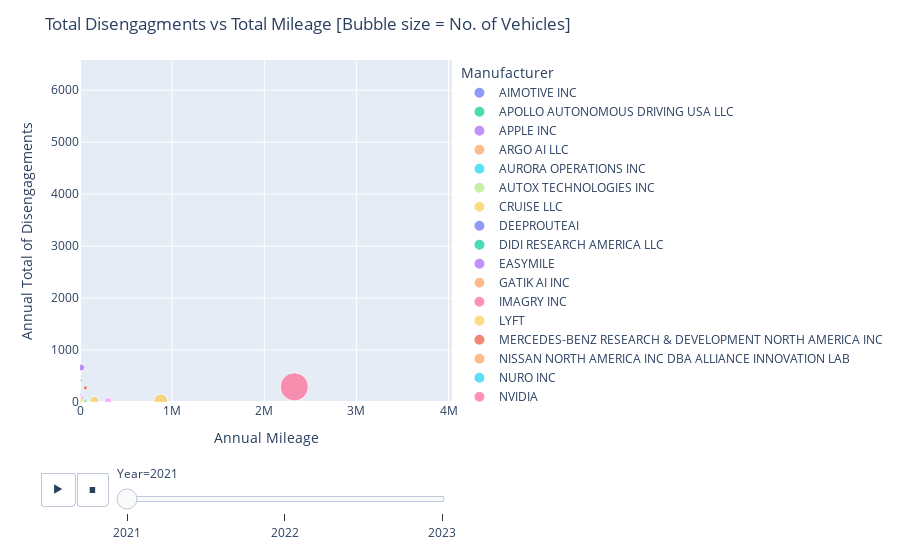

This figure's notebook cell:
### Code cell
### Graphing DPTM
# Mehhhhhhhhhhhhhhhhhhhhhhhhhhhhhhh tells no story, would be a lot cooler with more years of data
fig = px.scatter(dptm, x="Mileage Total", y="Annual Total of Disengagements", 
                 size="VIN NUMBER", color="Manufacturer",
                 animation_frame="Year", animation_group="Manufacturer",
                 range_x=[0, dptm["Mileage Total"].max() * 1.1],  # Adjust range for x-axis
                 range_y=[0, dptm["Annual Total of Disengagements"].max() * 1.1],  # Adjust range for y-axis
                 labels={"Mileage Total": "Annual Mileage", "Annual Total of Disengagements": "Annual Total of Disengagements", "VIN NUMBER": "Number of Vehicles", "Manufacturer": "Manufacturer", "Year": "Year"}
                )
fig.update_layout(title='Total Disengagments vs Total Mileage [Bubble size = No. of Vehicles]')
fig.show()

### Figure 1 — Plotly figure (JSON) as saved in the notebook; plotly's stock layout.template omitted (floating-point values rounded to 4 significant figures)
{"data": [{"hovertemplate": "Manufacturer=AIMOTIVE INC<br>Year=2021<br>Annual Mileage=%{x}<br>Annual Total of Disengagements=%{y}<br>Number of Vehicles=%{marker.size}<extra></extra>", "ids": ["AIMOTIVE INC"], "legendgroup": "AIMOTIVE INC", "marker": {"color": "#636efa", "size": [2], "sizemode": "area", "sizeref": 1.417, "symbol": "circle"}, "mode": "markers", "name": "AIMOTIVE INC", "orientation": "v", "showlegend": true, "type": "scatter", "x": [2976], "xaxis": "x", "y": [106], "yaxis": "y"}, {"hovertemplate": "Manufacturer=APOLLO AUTONOMOUS DRIVING USA LLC<br>Year=2021<br>Annual Mileage=%{x}<br>Annual Total of Disengagements=%{y}<br>Number of Vehicles=%{marker.size}<extra></extra>", "ids": ["APOLLO AUTONOMOUS DRIVING USA LLC"], "legendgroup": "APOLLO AUTONOMOUS DRIVING USA LLC", "marker": {"color": "#00cc96", "size": [2], "sizemode": "area", "sizeref": 1.417, "symbol": "circle"}, "mode": "markers", "name": "APOLLO AUTONOMOUS DRIVING USA LLC", "orientation": "v", "showlegend": true, "type": "scatter", "x": [1468.0], "xaxis": "x", "y": [1], "yaxis": "y"}, {"hovertemplate": "Manufacturer=APPLE INC<br>Year=2021<br>Annual Mileage=%{x}<br>Annual Total of Disengagements=%{y}<br>Number of Vehicles=%{marker.size}<extra></extra>", "ids": ["APPLE INC"], "legendgroup": "APPLE INC", "marker": {"color": "#ab63fa", "size": [35], "sizemode": "area", "sizeref": 1.417, "symbol": "circle"}, "mode": "markers", "name": "APPLE INC", "orientation": "v", "showlegend": true, "type": "scatter", "x": [13272], "xaxis": "x", "y": [663], "yaxis": "y"}, {"hovertemplate": "Manufacturer=ARGO AI LLC<br>Year=2021<br>Annual Mileage=%{x}<br>Annual Total of Disengagements=%{y}<br>Number of Vehicles=%{marker.size}<extra></extra>", "ids": ["ARGO AI LLC"], "legendgroup": "ARGO AI LLC", "marker": {"color": "#FFA15A", "size": [7], "sizemode": "area", "sizeref": 1.417, "symbol": "circle"}, "mode": "markers", "name": "ARGO AI LLC", "orientation": "v", "showlegend": true, "type": "scatter", "x": [36730.0], "xaxis": "x", "y": [1], "yaxis": "y"}, {"hovertemplate": "Manufacturer=AURORA OPERATIONS INC<br>Year=2021<br>Annual Mileage=%{x}<br>Annual Total of Disengagements=%{y}<br>Number of Vehicles=%{marker.size}<extra></extra>", "ids": ["AURORA OPERATIONS INC"], "legendgroup": "AURORA OPERATIONS INC", "marker": {"color": "#19d3f3", "size": [7], "sizemode": "area", "sizeref": 1.417, "symbol": "circle"}, "mode": "markers", "name": "AURORA OPERATIONS INC", "orientation": "v", "showlegend": true, "type": "scatter", "x": [12650.0], "xaxis": "x", "y": [9], "yaxis": "y"}, {"hovertemplate": "Manufacturer=AUTOX TECHNOLOGIES INC<br>Year=2021<br>Annual Mileage=%{x}<br>Annual Total of Disengagements=%{y}<br>Number of Vehicles=%{marker.size}<extra></extra>", "ids": ["AUTOX TECHNOLOGIES INC"], "legendgroup": "AUTOX TECHNOLOGIES INC", "marker": {"color": "#B6E880", "size": [7], "sizemode": "area", "sizeref": 1.417, "symbol": "circle"}, "mode": "markers", "name": "AUTOX TECHNOLOGIES INC", "orientation": "v", "showlegend": true, "type": "scatter", "x": [50108], "xaxis": "x", "y": [1], "yaxis": "y"}, {"hovertemplate": "Manufacturer=CRUISE LLC<br>Year=2021<br>Annual Mileage=%{x}<br>Annual Total of Disengagements=%{y}<br>Number of Vehicles=%{marker.size}<extra></extra>", "ids": ["CRUISE LLC"], "legendgroup": "CRUISE LLC", "marker": {"color": "#FECB52", "size": [137], "sizemode": "area", "sizeref": 1.417, "symbol": "circle"}, "mode": "markers", "name": "CRUISE LLC", "orientation": "v", "showlegend": true, "type": "scatter", "x": [876100.0], "xaxis": "x", "y": [21], "yaxis": "y"}, {"hovertemplate": "Manufacturer=DEEPROUTEAI<br>Year=2021<br>Annual Mileage=%{x}<br>Annual Total of Disengagements=%{y}<br>Number of Vehicles=%{marker.size}<extra></extra>", "ids": ["DEEPROUTEAI"], "legendgroup": "DEEPROUTEAI", "marker": {"color": "#636efa", "size": [2], "sizemode": "area", "sizeref": 1.417, "symbol": "circle"}, "mode": "markers", "name": "DEEPROUTEAI", "orientation": "v", "showlegend": true, "type": "scatter", "x": [30872], "xaxis": "x", "y": [2], "yaxis": "y"}, {"hovertemplate": "Manufacturer=DIDI RESEARCH AMERICA LLC<br>Year=2021<br>Annual Mileage=%{x}<br>Annual Total of Disengagements=%{y}<br>Number of Vehicles=%{marker.size}<extra></extra>", "ids": ["DIDI RESEARCH AMERICA LLC"], "legendgroup": "DIDI RESEARCH AMERICA LLC", "marker": {"color": "#00cc96", "size": [10], "sizemode": "area", "sizeref": 1.417, "symbol": "circle"}, "mode": "markers", "name": "DIDI RESEARCH AMERICA LLC", "orientation": "v", "showlegend": true, "type": "scatter", "x": [40740.0], "xaxis": "x", "y": [1], "yaxis": "y"}, {"hovertemplate": "Manufacturer=EASYMILE<br>Year=2021<br>Annual Mileage=%{x}<br>Annual Total of Disengagements=%{y}<br>Number of Vehicles=%{marker.size}<extra></extra>", "ids": ["EASYMILE"], "legendgroup": "EASYMILE", "marker": {"color": "#ab63fa", "size": [1], "sizemode": "area", "sizeref": 1.417, "symbol": "circle"}, "mode": "markers", "name": "EASYMILE", "orientation": "v", "showlegend": true, "type": "scatter", "x": [320], "xaxis": "x", "y": [222], "yaxis": "y"}, {"hovertemplate": "Manufacturer=GATIK AI INC<br>Year=2021<br>Annual Mileage=%{x}<br>Annual Total of Disengagements=%{y}<br>Number of Vehicles=%{marker.size}<extra></extra>", "ids": ["GATIK AI INC"], "legendgroup": "GATIK AI INC", "marker": {"color": "#FFA15A", "size": [1], "sizemode": "area", "sizeref": 1.417, "symbol": "circle"}, "mode": "markers", "name": "GATIK AI INC", "orientation": "v", "showlegend": true, "type": "scatter", "x": [1924], "xaxis": "x", "y": [6], "yaxis": "y"}, {"hovertemplate": "Manufacturer=IMAGRY INC<br>Year=2021<br>Annual Mileage=%{x}<br>Annual Total of Disengagements=%{y}<br>Number of Vehicles=%{marker.size}<extra></extra>", "ids": ["IMAGRY INC"], "legendgroup": "IMAGRY INC", "marker": {"color": "#FF6692", "size": [1], "sizemode": "area", "sizeref": 1.417, "symbol": "circle"}, "mode": "markers", "name": "IMAGRY INC", "orientation": "v", "showlegend": true, "type": "scatter", "x": [731.2], "xaxis": "x", "y": [71], "yaxis": "y"}, {"hovertemplate": "Manufacturer=LYFT<br>Year=2021<br>Annual Mileage=%{x}<br>Annual Total of Disengagements=%{y}<br>Number of Vehicles=%{marker.size}<extra></extra>", "ids": ["LYFT"], "legendgroup": "LYFT", "marker": {"color": "#FECB52", "size": [23], "sizemode": "area", "sizeref": 1.417, "symbol": "circle"}, "mode": "markers", "name": "LYFT", "orientation": "v", "showlegend": true, "type": "scatter", "x": [11200.0], "xaxis": "x", "y": [23], "yaxis": "y"}, {"hovertemplate": "Manufacturer=MERCEDES-BENZ RESEARCH & DEVELOPMENT NORTH AMERICA INC<br>Year=2021<br>Annual Mileage=%{x}<br>Annual Total of Disengagements=%{y}<br>Number of Vehicles=%{marker.size}<extra></extra>", "ids": ["MERCEDES-BENZ RESEARCH & DEVELOPMENT NORTH AMERICA INC"], "legendgroup": "MERCEDES-BENZ RESEARCH & DEVELOPMENT NORTH AMERICA INC", "marker": {"color": "#EF553B", "size": [14], "sizemode": "area", "sizeref": 1.417, "symbol": "circle"}, "mode": "markers", "name": "MERCEDES-BENZ RESEARCH & DEVELOPMENT NORTH AMERICA INC", "orientation": "v", "showlegend": true, "type": "scatter", "x": [58613], "xaxis": "x", "y": [272], "yaxis": "y"}, {"hovertemplate": "Manufacturer=NISSAN NORTH AMERICA INC DBA ALLIANCE INNOVATION LAB<br>Year=2021<br>Annual Mileage=%{x}<br>Annual Total of Disengagements=%{y}<br>Number of Vehicles=%{marker.size}<extra></extra>", "ids": ["NISSAN NORTH AMERICA INC DBA ALLIANCE INNOVATION LAB"], "legendgroup": "NISSAN NORTH AMERICA INC DBA ALLIANCE INNOVATION LAB", "marker": {"color": "#FFA15A", "size": [3], "sizemode": "area", "sizeref": 1.417, "symbol": "circle"}, "mode": "markers", "name": "NISSAN NORTH AMERICA INC DBA ALLIANCE INNOVATION LAB", "orientation": "v", "showlegend": true, "type": "scatter", "x": [508], "xaxis": "x", "y": [17], "yaxis": "y"}, {"hovertemplate": "Manufacturer=NURO INC<br>Year=2021<br>Annual Mileage=%{x}<br>Annual Total of Disengagements=%{y}<br>Number of Vehicles=%{marker.size}<extra></extra>", "ids": ["NURO INC"], "legendgroup": "NURO INC", "marker": {"color": "#19d3f3", "size": [15], "sizemode": "area", "sizeref": 1.417, "symbol": "circle"}, "mode": "markers", "name": "NURO INC", "orientation": "v", "showlegend": true, "type": "scatter", "x": [59100.0], "xaxis": "x", "y": [23], "yaxis": "y"}, {"hovertemplate": "Manufacturer=NVIDIA<br>Year=2021<br>Annual Mileage=%{x}<br>Annual Total of Disengagements=%{y}<br>Number of Vehicles=%{marker.size}<extra></extra>", "ids": ["NVIDIA"], "legendgroup": "NVIDIA", "marker": {"color": "#FF6692", "size": [6], "sizemode": "area", "sizeref": 1.417, "symbol": "circle"}, "mode": "markers", "name": "NVIDIA", "orientation": "v", "showlegend": true, "type": "scatter", "x": [28004], "xaxis": "x", "y": [82], "yaxis": "y"}, {"hovertemplate": "Manufacturer=PONYAI INC<br>Year=2021<br>Annual Mileage=%{x}<br>Annual Total of Disengagements=%{y}<br>Number of Vehicles=%{marker.size}<extra></extra>", "ids": ["PONYAI INC"], "legendgroup": "PONYAI INC", "marker": {"color": "#FF97FF", "size": [38], "sizemode": "area", "sizeref": 1.417, "symbol": "circle"}, "mode": "markers", "name": "PONYAI INC", "orientation": "v", "showlegend": true, "type": "scatter", "x": [305600.0], "xaxis": "x", "y": [21], "yaxis": "y"}, {"hovertemplate": "Manufacturer=QCRAFT INC<br>Year=2021<br>Annual Mileage=%{x}<br>Annual Total of Disengagements=%{y}<br>Number of Vehicles=%{marker.size}<extra></extra>", "ids": ["QCRAFT INC"], "legendgroup": "QCRAFT INC", "marker": {"color": "#FECB52", "size": [2], "sizemode": "area", "sizeref": 1.417, "symbol": "circle"}, "mode": "markers", "name": "QCRAFT INC", "orientation": "v", "showlegend": true, "type": "scatter", "x": [6320], "xaxis": "x", "y": [5], "yaxis": "y"}, {"hovertemplate": "Manufacturer=QUALCOMM TECHNOLOGIES INC<br>Year=2021<br>Annual Mileage=%{x}<br>Annual Total of Disengagements=%{y}<br>Number of Vehicles=%{marker.size}<extra></extra>", "ids": ["QUALCOMM TECHNOLOGIES INC"], "legendgroup": "QUALCOMM TECHNOLOGIES INC", "marker": {"color": "#636efa", "size": [3], "sizemode": "area", "sizeref": 1.417, "symbol": "circle"}, "mode": "markers", "name": "QUALCOMM TECHNOLOGIES INC", "orientation": "v", "showlegend": true, "type": "scatter", "x": [1635], "xaxis": "x", "y": [143], "yaxis": "y"}, {"hovertemplate": "Manufacturer=TOYOTA RESEARCH INSTITUTE INC<br>Year=2021<br>Annual Mileage=%{x}<br>Annual Total of Disengagements=%{y}<br>Number of Vehicles=%{marker.size}<extra></extra>", "ids": ["TOYOTA RESEARCH INSTITUTE INC"], "legendgroup": "TOYOTA RESEARCH INSTITUTE INC", "marker": {"color": "#00cc96", "size": [4], "sizemode": "area", "sizeref": 1.417, "symbol": "circle"}, "mode": "markers", "name": "TOYOTA RESEARCH INSTITUTE INC", "orientation": "v", "showlegend": true, "type": "scatter", "x": [13959], "xaxis": "x", "y": [419], "yaxis": "y"}, {"hovertemplate": "Manufacturer=UDELV INC<br>Year=2021<br>Annual Mileage=%{x}<br>Annual Total of Disengagements=%{y}<br>Number of Vehicles=%{marker.size}<extra></extra>", "ids": ["UDELV INC"], "legendgroup": "UDELV INC", "marker": {"color": "#ab63fa", "size": [1], "sizemode": "area", "sizeref": 1.417, "symbol": "circle"}, "mode": "markers", "name": "UDELV INC", "orientation": "v", "showlegend": true, "type": "scatter", "x": [60], "xaxis": "x", "y": [46], "yaxis": "y"}, {"hovertemplate": "Manufacturer=VALEO NORTH AMERICA INC<br>Year=2021<br>Annual Mileage=%{x}<br>Annual Total of Disengagements=%{y}<br>Number of Vehicles=%{marker.size}<extra></extra>", "ids": ["VALEO NORTH AMERICA INC"], "legendgroup": "VALEO NORTH AMERICA INC", "marker": {"color": "#19d3f3", "size": [2], "sizemode": "area", "sizeref": 1.417, "symbol": "circle"}, "mode": "markers", "name": "VALEO NORTH AMERICA INC", "orientation": "v", "showlegend": true, "type": "scatter", "x": [336], "xaxis": "x", "y": [205], "yaxis": "y"}, {"hovertemplate": "Manufacturer=WAYMO LLC<br>Year=2021<br>Annual Mileage=%{x}<br>Annual Total of Disengagements=%{y}<br>Number of Vehicles=%{marker.size}<extra></extra>", "ids": ["WAYMO LLC"], "legendgroup": "WAYMO LLC", "marker": {"color": "#FF6692", "size": [567], "sizemode": "area", "sizeref": 1.417, "symbol": "circle"}, "mode": "markers", "name": "WAYMO LLC", "orientation": "v", "showlegend": true, "type": "scatter", "x": [2326000.0], "xaxis": "x", "y": [292], "yaxis": "y"}, {"hovertemplate": "Manufacturer=WERIDE CORP<br>Year=2021<br>Annual Mileage=%{x}<br>Annual Total of Disengagements=%{y}<br>Number of Vehicles=%{marker.size}<extra></extra>", "ids": ["WERIDE CORP"], "legendgroup": "WERIDE CORP", "marker": {"color": "#B6E880", "size": [13], "sizemode": "area", "sizeref": 1.417, "symbol": "circle"}, "mode": "markers", "name": "WERIDE CORP", "orientation": "v", "showlegend": true, "type": "scatter", "x": [57970.0], "xaxis": "x", "y": [3], "yaxis": "y"}, {"hovertemplate": "Manufacturer=ZOOX INC<br>Year=2021<br>Annual Mileage=%{x}<br>Annual Total of Disengagements=%{y}<br>Number of Vehicles=%{marker.size}<extra></extra>", "ids": ["ZOOX INC"], "legendgroup": "ZOOX INC", "marker": {"color": "#FECB52", "size": [57], "sizemode": "area", "sizeref": 1.417, "symbol": "circle"}, "mode": "markers", "name": "ZOOX INC", "orientation": "v", "showlegend": true, "type": "scatter", "x": [155125], "xaxis": "x", "y": [21], "yaxis": "y"}], "layout": {"autosize": true, "legend": {"itemsizing": "constant", "title": {"text": "Manufacturer"}, "tracegroupgap": 0}, "margin": {"t": 60}, "sliders": [{"active": 0, "currentvalue": {"prefix": "Year="}, "len": 0.9, "pad": {"b": 10, "t": 60}, "steps": [{"args": [["2021"], {"frame": {"duration": 0, "redraw": false}, "fromcurrent": true, "mode": "immediate", "transition": {"duration": 0, "easing": "linear"}}], "label": "2021", "method": "animate"}, {"args": [["2022"], {"frame": {"duration": 0, "redraw": false}, "fromcurrent": true, "mode": "immediate", "transition": {"duration": 0, "easing": "linear"}}], "label": "2022", "method": "animate"}, {"args": [["2023"], {"frame": {"duration": 0, "redraw": false}, "fromcurrent": true, "mode": "immediate", "transition": {"duration": 0, "easing": "linear"}}], "label": "2023", "method": "animate"}], "x": 0.1, "xanchor": "left", "y": 0, "yanchor": "top"}], "title": {"text": "Total Disengagments vs Total Mileage [Bubble size = No. of Vehicles]"}, "updatemenus": [{"buttons": [{"args": [null, {"frame": {"duration": 500, "redraw": false}, "fromcurrent": true, "mode": "immediate", "transition": {"duration": 500, "easing": "linear"}}], "label": "&#9654;", "method": "animate"}, {"args": [[null], {"frame": {"duration": 0, "redraw": false}, "fromcurrent": true, "mode": "immediate", "transition": {"duration": 0, "easing": "linear"}}], "label": "&#9724;", "method": "animate"}], "direction": "left", "pad": {"r": 10, "t": 70}, "showactive": false, "type": "buttons", "x": 0.1, "xanchor": "right", "y": 0, "yanchor": "top"}], "xaxis": {"anchor": "y", "domain": [0, 1], "range": [0, 4037000.0], "title": {"text": "Annual Mileage"}, "type": "linear"}, "yaxis": {"anchor": "x", "domain": [0, 1], "range": [0, 6580.0], "title": {"text": "Annual Total of Disengagements"}, "type": "linear"}}}
